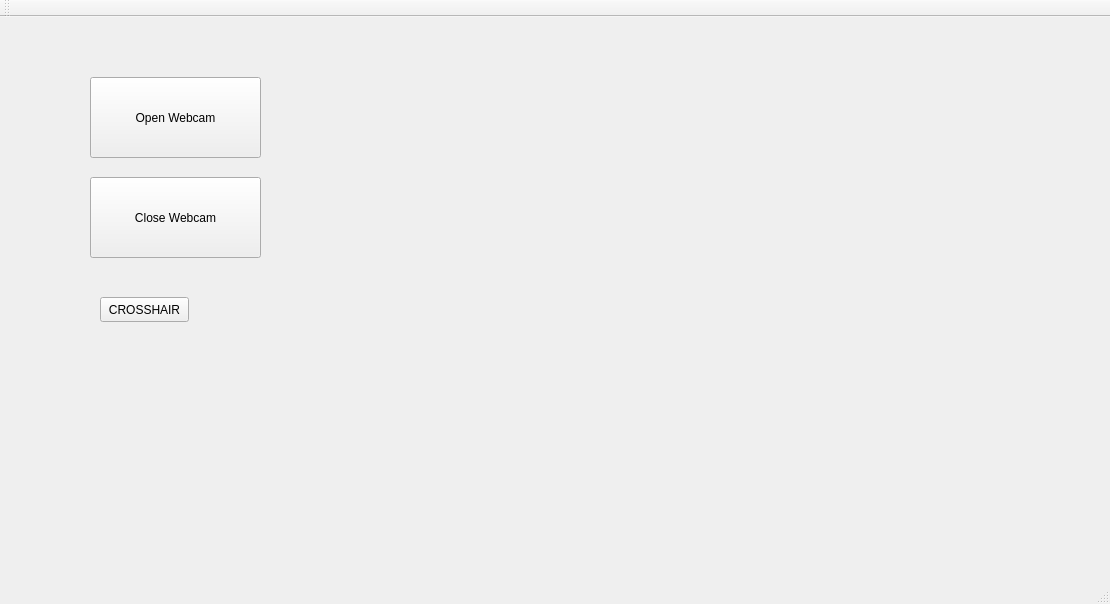
<?xml version="1.0" encoding="UTF-8"?>
<ui version="4.0">
 <class>MainWindow</class>
 <widget class="QMainWindow" name="MainWindow">
  <property name="geometry">
   <rect>
    <x>0</x>
    <y>0</y>
    <width>1110</width>
    <height>604</height>
   </rect>
  </property>
  <property name="windowTitle">
   <string extracomment="what is this">Webcam Stream</string>
  </property>
  <widget class="QWidget" name="centralWidget">
   <widget class="QPushButton" name="pushButton_open_webcam">
    <property name="geometry">
     <rect>
      <x>90</x>
      <y>60</y>
      <width>171</width>
      <height>81</height>
     </rect>
    </property>
    <property name="text">
     <string>Open Webcam</string>
    </property>
   </widget>
   <widget class="QPushButton" name="pushButton_close_webcam">
    <property name="geometry">
     <rect>
      <x>90</x>
      <y>160</y>
      <width>171</width>
      <height>81</height>
     </rect>
    </property>
    <property name="text">
     <string>Close Webcam</string>
    </property>
   </widget>
   <widget class="QLabel" name="label">
    <property name="geometry">
     <rect>
      <x>310</x>
      <y>60</y>
      <width>731</width>
      <height>431</height>
     </rect>
    </property>
    <property name="text">
     <string/>
    </property>
   </widget>
   <widget class="QPushButton" name="pushButton_crosshair">
    <property name="geometry">
     <rect>
      <x>100</x>
      <y>280</y>
      <width>89</width>
      <height>25</height>
     </rect>
    </property>
    <property name="text">
     <string>CROSSHAIR</string>
    </property>
   </widget>
  </widget>
  <widget class="QMenuBar" name="menuBar">
   <property name="geometry">
    <rect>
     <x>0</x>
     <y>0</y>
     <width>1110</width>
     <height>22</height>
    </rect>
   </property>
  </widget>
  <widget class="QToolBar" name="mainToolBar">
   <attribute name="toolBarArea">
    <enum>TopToolBarArea</enum>
   </attribute>
   <attribute name="toolBarBreak">
    <bool>false</bool>
   </attribute>
  </widget>
  <widget class="QStatusBar" name="statusBar"/>
 </widget>
 <layoutdefault spacing="6" margin="11"/>
 <resources/>
 <connections/>
</ui>
